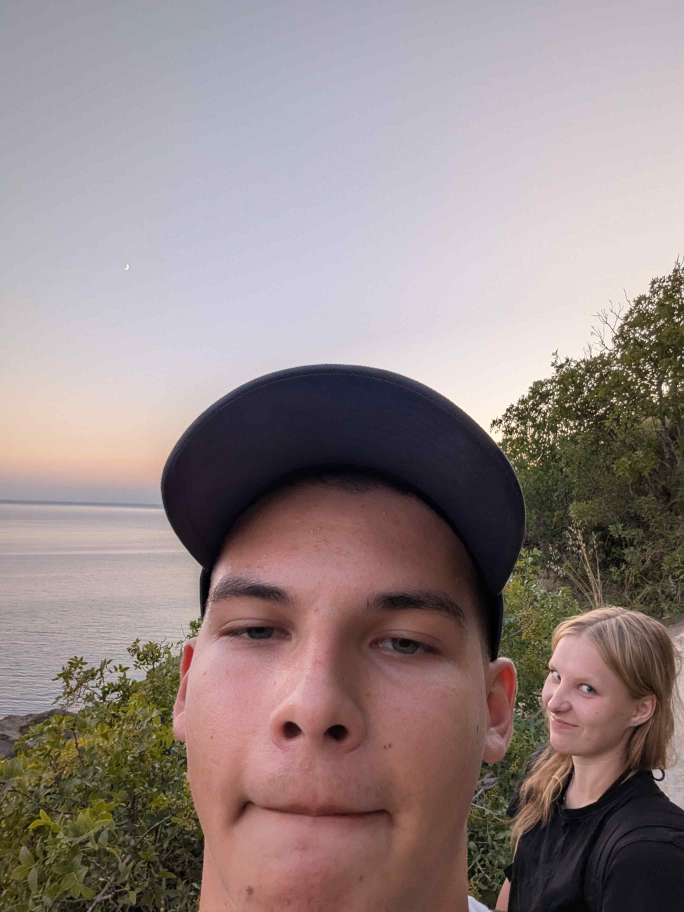
#> input picture compressed.jpg, 2736 x 3648 px (shown at 1/4 size)
$ python -i colors.py   (imports and definitions only)
#> lines starting #> are read from the running program, lines starting #| are printed output that depends on the picture
from PIL import Image, ImageStat
from collections import Counter


def rgb_to_hex(rgb):

    return "#{:02x}{:02x}{:02x}".format(
        int(rgb[0]),
        int(rgb[1]),
        int(rgb[2])
    ).upper()


def analyze_colors(path):

#> called with path = '../../compressed.jpg'
    image = Image.open(
        path
    ).convert(
        "RGB"
    )
#> image is the input picture: PIL image 2736x3648 RGB; mean R, G, B 147.7, 133.8, 133.3


    # уменьшаем для ускорения анализа

    small = image.resize(
        (100, 100)
    )
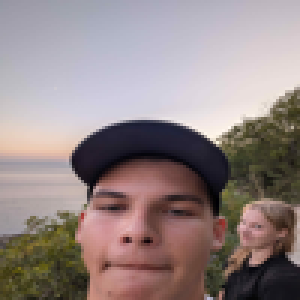
#> small: PIL image 100x100 RGB (shown 3 times larger); mean R, G, B 147.7, 133.8, 133.3


    pixels = list(
        small.getdata()
    )
#> pixels = 10000 items, first 6: (148, 150, 162), (151, 150, 163), (152, 150, 163), (153, 151, 164), (154, 152, 165), (154, 152, 165)


    # средний цвет

    avg = tuple(
        sum(
            pixel[i]
            for pixel in pixels
        )
        /
        len(pixels)

        for i in range(3)
    )
#> avg = (147.7, 133.8, 133.3)


    # популярные цвета

    counter = Counter(
        pixels
    )
#> counter = 6411 items


    popular = []


    for color, count in counter.most_common(5):

        popular.append(
            {
                "hex":
                    rgb_to_hex(color),

                "percent":
                    round(
                        count /
                        len(pixels)
                        *
                        100,
                        1
                    )
            }
        )
#> this loop made 5 passes
#> (color, count) on passes 1 to 5: ((211, 209, 222), 85), ((234, 223, 221), 67), ((209, 206, 225), 40), ((191, 189, 202), 39), ((221, 214, 222), 38)
#> after the loop, popular = 5 items


    stat = ImageStat.Stat(
        image
    )


    # яркость

    brightness = sum(
        stat.mean
    ) / 3
#> brightness = 138.3


    # контраст

    contrast = sum(
        stat.stddev
    ) / 3
#> contrast = 69.39


    # насыщенность через HSV

    hsv = image.convert(
        "HSV"
    )
#> hsv: PIL image 2736x3648 HSV; mean H, S, V 106.7, 55.5, 152.2

    hsv_stat = ImageStat.Stat(
        hsv
    )

    saturation = hsv_stat.mean[1]
#> saturation = 55.55


    return {

        "average_color":

            rgb_to_hex(
                avg
            ),


        "brightness":

            round(
                brightness,
                1
            ),


        "contrast":

            round(
                contrast,
                1
            ),


        "saturation":

            round(
                saturation,
                1
            ),


        "popular_colors":

            popular

    }

>>> result = analyze_colors('../../compressed.jpg')
#> result = 5 items
